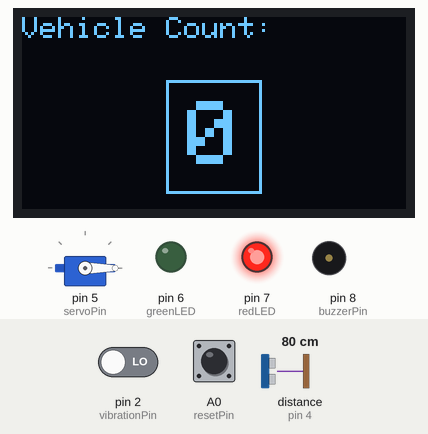
Recording of a sketch running on a simulated Arduino Uno, built with avr-gcc and run on an emulated ATmega328P. Parts: servo, 128×64 one-colour display, output pins drawn as LEDs (lit = HIGH), buzzer (waves = sounding, pin HIGH). The inputs (shaded band) are chosen by the test bench; at power-on: pin 2 (vibrationPin) LOW, distance to the obstacle (sensor on pin 4) 80 cm, A0 (resetPin) HIGH. The echo pulse lasts 58.3 µs per cm; pins used as bus, display or sensor lines are not drawn; what the sketch prints to the serial monitor is not drawn.

Above: at 4.2 s.
4.3 s: pin 2 (vibrationPin) driven HIGH
At 4.8 s:
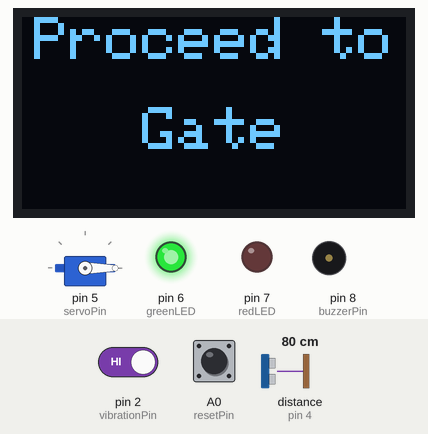
7.3 s: distance to the obstacle (sensor on pin 4) set to 4 cm
At 8.1 s:
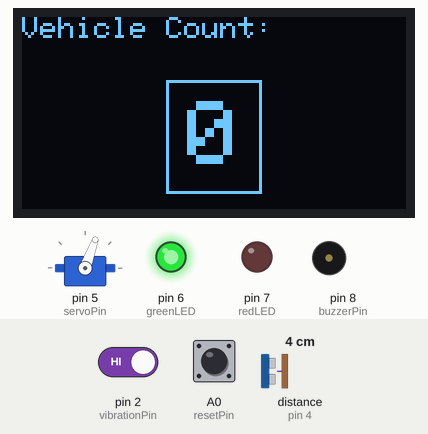
At 10.0 s:
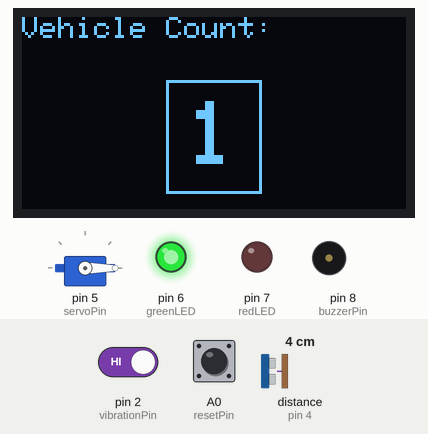
10.3 s: distance to the obstacle (sensor on pin 4) set to 9 cm
13.3 s: A0 (resetPin) pulled LOW for 0.15 s
At 13.7 s:
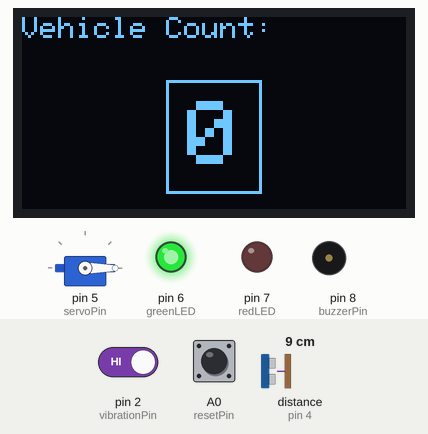
14.9 s: A0 (resetPin) pulled LOW for 0.15 s
18.0 s: A0 (resetPin) pulsed LOW 5 times (0.12 s each, 0.3 s apart)
Timing chart, 0 to 48.4 s (numbered marks = the images above; inputs shaded):
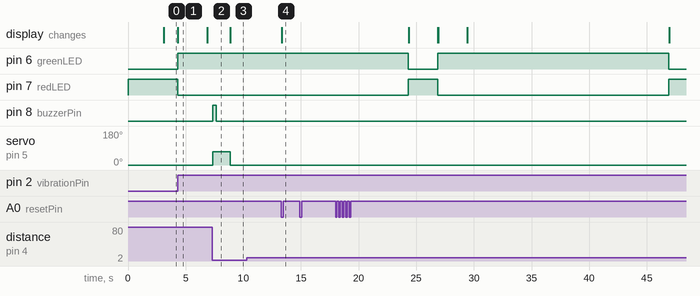

Measured:
- after the input at 4.3 s, pin 6 (greenLED): LOW → HIGH at once; pin 7 (redLED): HIGH → LOW at once; the display: changes at once (image 1)
- after the input at 7.3 s, pin 8 (buzzerPin): LOW → HIGH after 0.05 s, → LOW 0.30 s later; servo on pin 5 (servoPin): 0° → 70° at once, → 0° 1.5 s later
- after the input at 10.3 s, every drawn part: stays the same
- after the input at 13.3 s, the display: changes after 0.05 s (image 4)
- after the input at 14.9 s, every drawn part: stays the same
- what the display in image 1 shows lasts 2.6 s, from 4.3 s to 6.9 s

The sketch:

V-GATE_Vibration-Guided_Automated_Toll_Entry_System.ino
```cpp
#include <Servo.h>
#include <Wire.h>
#include <Adafruit_GFX.h>
#include <Adafruit_SSD1306.h>

// OLED Setup
#define SCREEN_WIDTH 128
#define SCREEN_HEIGHT 64
Adafruit_SSD1306 display(SCREEN_WIDTH, SCREEN_HEIGHT, &Wire, -1);

// Pin Definitions
const int vibrationPin = 2;
const int redLED = 7;
const int greenLED = 6;
const int trigPin = 3;
const int echoPin = 4;
const int servoPin = 5;
const int buzzerPin = 8;
const int resetPin = A0;

Servo gateServo;

bool systemActive = false;
unsigned long activationTime = 0;
const unsigned long activationDuration = 20000;

int vehicleCount = 0;

void setup() {
  Serial.begin(9600);

  pinMode(vibrationPin, INPUT);
  pinMode(redLED, OUTPUT);
  pinMode(greenLED, OUTPUT);
  pinMode(trigPin, OUTPUT);
  pinMode(echoPin, INPUT);
  pinMode(buzzerPin, OUTPUT);
  pinMode(resetPin, INPUT_PULLUP);

  gateServo.attach(servoPin);
  gateServo.write(0);

  digitalWrite(redLED, HIGH);
  digitalWrite(greenLED, LOW);

  if (!display.begin(SSD1306_SWITCHCAPVCC, 0x3C)) {
    Serial.println(F("OLED not found"));
    while (true);
  }

  centerScreenText("V-GATE", 3);
  delay(3000);
  updateDisplay(vehicleCount);
}

void loop() {
  // Reset Button Check
  if (digitalRead(resetPin) == LOW) {
    vehicleCount = 0;
    Serial.println("Vehicle count reset!");
    updateDisplay(vehicleCount);
    delay(500);
  }

  int vibrationVal = digitalRead(vibrationPin);

  if (vibrationVal == HIGH && !systemActive) {
    Serial.println("Vibration Detected");
    systemActive = true;
    activationTime = millis();
    digitalWrite(redLED, LOW);
    digitalWrite(greenLED, HIGH);

    display.clearDisplay();
    centerLineText("Proceed to", 2, 0);
    centerLineText("Gate", 2, 30);
    display.display();
    delay(2500);
    updateDisplay(vehicleCount);
  }

  if (systemActive) {
    if (millis() - activationTime <= activationDuration) {
      long distance = measureDistance();

      Serial.print("Distance: ");
      Serial.println(distance);

      if (distance > 2 && distance < 5) {
        Serial.println("Vehicle Detected!");
        openGate();
        beepBuzzer();
        delay(1200);
        closeGate();

        vehicleCount++;
        updateDisplay(vehicleCount);

        while (measureDistance() < 5) {
          delay(50);
        }
      }

    } else {
      Serial.println("Session Expired");
      systemActive = false;
      digitalWrite(redLED, HIGH);
      digitalWrite(greenLED, LOW);

      display.clearDisplay();
      centerLineText("Gate", 2, 0);
      centerLineText("Closed", 2, 30);
      display.display();
      delay(2500);
      updateDisplay(vehicleCount);
    }
  }
}

// --- FUNCTIONS ---

long measureDistance() {
  digitalWrite(trigPin, LOW);
  delayMicroseconds(2);
  digitalWrite(trigPin, HIGH);
  delayMicroseconds(10);
  digitalWrite(trigPin, LOW);

  long duration = pulseIn(echoPin, HIGH, 20000);
  long distance = duration * 0.034 / 2;
  return distance;
}

void openGate() {
  gateServo.write(70);
  Serial.println("Gate Opened");
}

void closeGate() {
  gateServo.write(0);
  Serial.println("Gate Closed");
}

void beepBuzzer() {
  digitalWrite(buzzerPin, HIGH);
  delay(300);
  digitalWrite(buzzerPin, LOW);
}

void updateDisplay(int count) {
  display.clearDisplay();

  display.setTextSize(1);
  display.setCursor(0, 0);
  display.println("Vehicle Count:");

  String countStr = String(count);
  int16_t x1, y1;
  uint16_t w, h;
  display.setTextSize(3);
  display.getTextBounds(countStr, 0, 0, &x1, &y1, &w, &h);

  // Proper center alignment with padding
  int boxW = w + 14;
  int boxH = h + 14;
  int boxX = (SCREEN_WIDTH - boxW) / 2;
  int boxY = (SCREEN_HEIGHT - boxH) / 2 + 8;

  int textX = (SCREEN_WIDTH - w) / 2;
  int textY = (SCREEN_HEIGHT - h) / 2 + 8;

  display.drawRect(boxX, boxY, boxW, boxH, SSD1306_WHITE);
  display.setCursor(textX, textY);
  display.println(countStr);
  display.display();
}

// --- OLED Text Helpers ---

void centerScreenText(String text, int textSize) {
  display.clearDisplay();
  display.setTextSize(textSize);
  display.setTextColor(SSD1306_WHITE);

  int16_t x1, y1;
  uint16_t w, h;
  display.getTextBounds(text, 0, 0, &x1, &y1, &w, &h);

  int x = (SCREEN_WIDTH - w) / 2;
  int y = (SCREEN_HEIGHT - h) / 2;

  display.setCursor(x, y);
  display.println(text);
  display.display();
}

void centerLineText(String text, int textSize, int y) {
  display.setTextSize(textSize);
  display.setTextColor(SSD1306_WHITE);

  int16_t x1, y1_tmp;
  uint16_t w, h;
  display.getTextBounds(text, 0, 0, &x1, &y1_tmp, &w, &h);

  int x = (SCREEN_WIDTH - w) / 2;
  display.setCursor(x, y);
  display.println(text);
}
```
